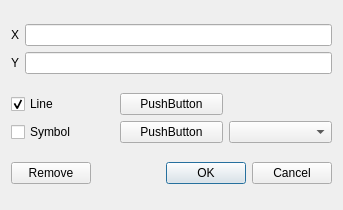
<?xml version="1.0" encoding="UTF-8"?>
<ui version="4.0">
 <class>PlotCurveDialog</class>
 <widget class="QDialog" name="PlotCurveDialog">
  <property name="geometry">
   <rect>
    <x>0</x>
    <y>0</y>
    <width>343</width>
    <height>210</height>
   </rect>
  </property>
  <property name="windowTitle">
   <string>Curve Settings</string>
  </property>
  <layout class="QVBoxLayout" name="verticalLayout">
   <item>
    <layout class="QGridLayout" name="gridLayout">
     <item row="0" column="0">
      <widget class="QLabel" name="label">
       <property name="text">
        <string>X</string>
       </property>
      </widget>
     </item>
     <item row="0" column="1">
      <widget class="QLineEdit" name="x"/>
     </item>
     <item row="1" column="0">
      <widget class="QLabel" name="label_2">
       <property name="text">
        <string>Y</string>
       </property>
      </widget>
     </item>
     <item row="1" column="1">
      <widget class="QLineEdit" name="y"/>
     </item>
    </layout>
   </item>
   <item>
    <layout class="QGridLayout" name="gridLayout_2">
     <item row="0" column="0">
      <widget class="QCheckBox" name="line">
       <property name="text">
        <string>Line</string>
       </property>
       <property name="checked">
        <bool>true</bool>
       </property>
      </widget>
     </item>
     <item row="0" column="1">
      <widget class="ColorButton" name="lineColor">
       <property name="text">
        <string>PushButton</string>
       </property>
      </widget>
     </item>
     <item row="1" column="0">
      <widget class="QCheckBox" name="symbol">
       <property name="text">
        <string>Symbol</string>
       </property>
      </widget>
     </item>
     <item row="1" column="1">
      <widget class="ColorButton" name="symbolColor">
       <property name="text">
        <string>PushButton</string>
       </property>
      </widget>
     </item>
     <item row="1" column="2">
      <widget class="QComboBox" name="symbolStyle"/>
     </item>
    </layout>
   </item>
   <item>
    <layout class="QHBoxLayout" name="horizontalLayout">
     <item>
      <widget class="QPushButton" name="remove">
       <property name="text">
        <string>Remove</string>
       </property>
      </widget>
     </item>
     <item>
      <widget class="QDialogButtonBox" name="buttonBox">
       <property name="orientation">
        <enum>Qt::Orientation::Horizontal</enum>
       </property>
       <property name="standardButtons">
        <set>QDialogButtonBox::StandardButton::Cancel|QDialogButtonBox::StandardButton::Ok</set>
       </property>
      </widget>
     </item>
    </layout>
   </item>
  </layout>
 </widget>
 <customwidgets>
  <customwidget>
   <class>ColorButton</class>
   <extends>QPushButton</extends>
   <header>colorbutton.h</header>
  </customwidget>
 </customwidgets>
 <resources/>
 <connections>
  <connection>
   <sender>buttonBox</sender>
   <signal>accepted()</signal>
   <receiver>PlotCurveDialog</receiver>
   <slot>accept()</slot>
   <hints>
    <hint type="sourcelabel">
     <x>248</x>
     <y>254</y>
    </hint>
    <hint type="destinationlabel">
     <x>157</x>
     <y>274</y>
    </hint>
   </hints>
  </connection>
  <connection>
   <sender>buttonBox</sender>
   <signal>rejected()</signal>
   <receiver>PlotCurveDialog</receiver>
   <slot>reject()</slot>
   <hints>
    <hint type="sourcelabel">
     <x>316</x>
     <y>260</y>
    </hint>
    <hint type="destinationlabel">
     <x>286</x>
     <y>274</y>
    </hint>
   </hints>
  </connection>
 </connections>
</ui>
